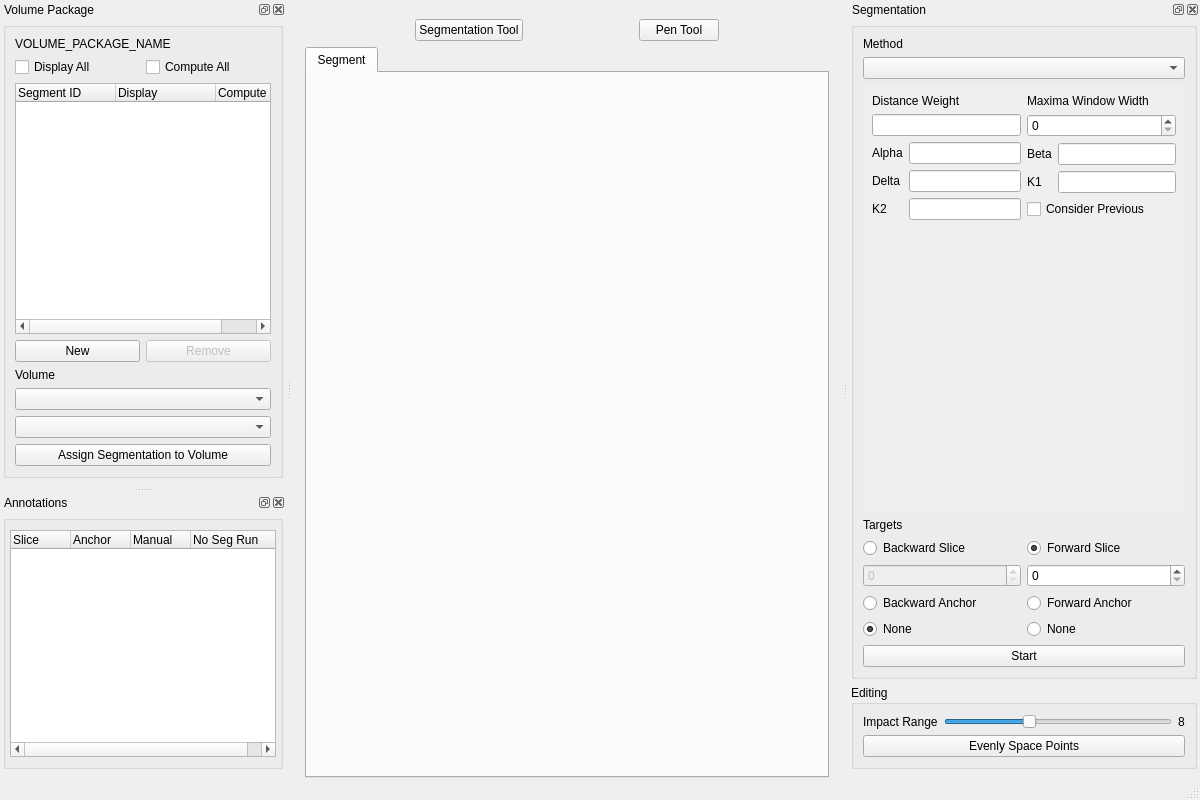
<?xml version="1.0" encoding="UTF-8"?>
<ui version="4.0">
 <class>VCMainWindow</class>
 <widget class="QMainWindow" name="VCMainWindow">
  <property name="geometry">
   <rect>
    <x>0</x>
    <y>0</y>
    <width>1200</width>
    <height>800</height>
   </rect>
  </property>
  <property name="sizePolicy">
   <sizepolicy hsizetype="Preferred" vsizetype="Preferred">
    <horstretch>0</horstretch>
    <verstretch>0</verstretch>
   </sizepolicy>
  </property>
  <property name="windowTitle">
   <string>Volume Cartographer</string>
  </property>
  <property name="dockOptions">
   <set>QMainWindow::AllowNestedDocks|QMainWindow::AllowTabbedDocks|QMainWindow::AnimatedDocks</set>
  </property>
  <widget class="QWidget" name="horizontalLayoutWidget">
   <property name="sizePolicy">
    <sizepolicy hsizetype="Expanding" vsizetype="Expanding">
     <horstretch>0</horstretch>
     <verstretch>0</verstretch>
    </sizepolicy>
   </property>
   <layout class="QVBoxLayout" name="verticalLayout_10">
    <property name="leftMargin">
     <number>4</number>
    </property>
    <property name="topMargin">
     <number>10</number>
    </property>
    <property name="rightMargin">
     <number>4</number>
    </property>
    <property name="bottomMargin">
     <number>0</number>
    </property>
    <item>
     <widget class="QWidget" name="central" native="true">
      <layout class="QVBoxLayout" name="verticalLayout_15">
       <property name="bottomMargin">
        <number>0</number>
       </property>
       <item>
        <layout class="QHBoxLayout" name="toolButtonLayout">
         <item>
          <widget class="QPushButton" name="btnSegTool">
           <property name="sizePolicy">
            <sizepolicy hsizetype="Fixed" vsizetype="Fixed">
             <horstretch>0</horstretch>
             <verstretch>0</verstretch>
            </sizepolicy>
           </property>
           <property name="text">
            <string>Segmentation Tool</string>
           </property>
           <property name="icon">
            <iconset theme="format-justify-fill">
             <normaloff>.</normaloff>.</iconset>
           </property>
           <property name="checkable">
            <bool>true</bool>
           </property>
          </widget>
         </item>
         <item>
          <widget class="QPushButton" name="btnPenTool">
           <property name="sizePolicy">
            <sizepolicy hsizetype="Fixed" vsizetype="Fixed">
             <horstretch>0</horstretch>
             <verstretch>0</verstretch>
            </sizepolicy>
           </property>
           <property name="text">
            <string>Pen Tool</string>
           </property>
           <property name="icon">
            <iconset theme="edit-find-replace">
             <normaloff>.</normaloff>.</iconset>
           </property>
           <property name="checkable">
            <bool>true</bool>
           </property>
          </widget>
         </item>
        </layout>
       </item>
       <item>
        <layout class="QVBoxLayout" name="viewerLayout">
         <item>
          <widget class="QTabWidget" name="tabWidget">
           <property name="currentIndex">
            <number>0</number>
           </property>
           <widget class="QWidget" name="tabSegment">
            <property name="sizePolicy">
             <sizepolicy hsizetype="Expanding" vsizetype="Expanding">
              <horstretch>0</horstretch>
              <verstretch>0</verstretch>
             </sizepolicy>
            </property>
            <attribute name="icon">
             <iconset theme="image-x-generic">
              <normaloff>.</normaloff>.</iconset>
            </attribute>
            <attribute name="title">
             <string>Segment</string>
            </attribute>
           </widget>
          </widget>
         </item>
        </layout>
       </item>
      </layout>
     </widget>
    </item>
   </layout>
  </widget>
  <widget class="QStatusBar" name="statusBar"/>
  <widget class="QDockWidget" name="dockWidgetVolumes">
   <property name="minimumSize">
    <size>
     <width>250</width>
     <height>53</height>
    </size>
   </property>
   <property name="floating">
    <bool>false</bool>
   </property>
   <property name="features">
    <set>QDockWidget::DockWidgetClosable|QDockWidget::DockWidgetFloatable|QDockWidget::DockWidgetMovable</set>
   </property>
   <property name="allowedAreas">
    <set>Qt::LeftDockWidgetArea|Qt::RightDockWidgetArea</set>
   </property>
   <property name="windowTitle">
    <string>Volume Package</string>
   </property>
   <attribute name="dockWidgetArea">
    <number>1</number>
   </attribute>
   <widget class="QWidget" name="dockWidgetVolumesContent">
    <layout class="QVBoxLayout" name="verticalLayout_2">
     <property name="leftMargin">
      <number>3</number>
     </property>
     <property name="topMargin">
      <number>3</number>
     </property>
     <property name="rightMargin">
      <number>3</number>
     </property>
     <property name="bottomMargin">
      <number>9</number>
     </property>
     <item>
      <layout class="QVBoxLayout" name="vLayoutMenu">
       <item>
        <widget class="QGroupBox" name="grpVolManager">
         <property name="minimumSize">
          <size>
           <width>20</width>
           <height>20</height>
          </size>
         </property>
         <property name="title">
          <string/>
         </property>
         <layout class="QVBoxLayout" name="verticalLayout_3">
          <item>
           <widget class="QLabel" name="lblVpkgName">
            <property name="minimumSize">
             <size>
              <width>100</width>
              <height>0</height>
             </size>
            </property>
            <property name="text">
             <string>VOLUME_PACKAGE_NAME</string>
            </property>
            <property name="wordWrap">
             <bool>true</bool>
            </property>
           </widget>
          </item>
          <item>
           <layout class="QHBoxLayout" name="horizontalLayout_2">
            <item>
             <widget class="QCheckBox" name="chkDisplayAll">
              <property name="text">
               <string>Display All</string>
              </property>
             </widget>
            </item>
            <item>
             <widget class="QCheckBox" name="chkComputeAll">
              <property name="text">
               <string>Compute All</string>
              </property>
             </widget>
            </item>
           </layout>
          </item>
          <item>
           <widget class="QTreeWidget" name="treeWidgetPaths">
            <property name="indentation">
             <number>0</number>
            </property>
            <attribute name="headerMinimumSectionSize">
             <number>50</number>
            </attribute>
            <attribute name="headerStretchLastSection">
             <bool>true</bool>
            </attribute>
            <column>
             <property name="text">
              <string>Segment ID</string>
             </property>
            </column>
            <column>
             <property name="text">
              <string>Display</string>
             </property>
            </column>
            <column>
             <property name="text">
              <string>Compute</string>
             </property>
            </column>
           </widget>
          </item>
          <item>
           <layout class="QHBoxLayout" name="horizontalLayout_3">
            <item>
             <widget class="QPushButton" name="btnNewPath">
              <property name="minimumSize">
               <size>
                <width>20</width>
                <height>20</height>
               </size>
              </property>
              <property name="text">
               <string>New</string>
              </property>
             </widget>
            </item>
            <item>
             <widget class="QPushButton" name="btnRemovePath">
              <property name="enabled">
               <bool>false</bool>
              </property>
              <property name="minimumSize">
               <size>
                <width>20</width>
                <height>20</height>
               </size>
              </property>
              <property name="text">
               <string>Remove</string>
              </property>
             </widget>
            </item>
           </layout>
          </item>
          <item>
           <widget class="QLabel" name="label_vol">
            <property name="text">
             <string>Volume</string>
            </property>
           </widget>
          </item>
          <item>
           <widget class="QComboBox" name="volSelect"/>
          </item>
          <item>
           <widget class="QComboBox" name="previewSelect"/>
          </item>
          <item>
           <widget class="QPushButton" name="assignVol">
            <property name="text">
             <string>Assign Segmentation to Volume</string>
            </property>
           </widget>
          </item>
         </layout>
        </widget>
       </item>
      </layout>
     </item>
    </layout>
   </widget>
  </widget>
  <widget class="QDockWidget" name="dockWidgetAnnotations">
   <property name="minimumSize">
    <size>
     <width>92</width>
     <height>130</height>
    </size>
   </property>
   <property name="floating">
    <bool>false</bool>
   </property>
   <property name="features">
    <set>QDockWidget::DockWidgetClosable|QDockWidget::DockWidgetFloatable|QDockWidget::DockWidgetMovable</set>
   </property>
   <property name="allowedAreas">
    <set>Qt::LeftDockWidgetArea|Qt::RightDockWidgetArea</set>
   </property>
   <property name="windowTitle">
    <string>Annotations</string>
   </property>
   <attribute name="dockWidgetArea">
    <number>1</number>
   </attribute>
   <widget class="QWidget" name="dockWidgetAnnotationsContent">
    <property name="enabled">
     <bool>true</bool>
    </property>
    <layout class="QVBoxLayout" name="verticalLayout_5">
     <property name="leftMargin">
      <number>3</number>
     </property>
     <property name="topMargin">
      <number>3</number>
     </property>
     <property name="rightMargin">
      <number>3</number>
     </property>
     <property name="bottomMargin">
      <number>9</number>
     </property>
     <item>
      <layout class="QVBoxLayout" name="verticalLayout">
       <item>
        <widget class="QGroupBox" name="groupBox">
         <property name="title">
          <string/>
         </property>
         <property name="flat">
          <bool>false</bool>
         </property>
         <layout class="QVBoxLayout" name="verticalLayout_6">
          <property name="leftMargin">
           <number>4</number>
          </property>
          <property name="rightMargin">
           <number>4</number>
          </property>
          <item>
           <widget class="QTreeWidget" name="treeWidgetAnnotations">
            <property name="enabled">
             <bool>true</bool>
            </property>
            <property name="editTriggers">
             <set>QAbstractItemView::NoEditTriggers</set>
            </property>
            <property name="indentation">
             <number>0</number>
            </property>
            <property name="itemsExpandable">
             <bool>true</bool>
            </property>
            <property name="sortingEnabled">
             <bool>false</bool>
            </property>
            <property name="expandsOnDoubleClick">
             <bool>true</bool>
            </property>
            <property name="columnCount">
             <number>4</number>
            </property>
            <attribute name="headerDefaultSectionSize">
             <number>60</number>
            </attribute>
            <column>
             <property name="text">
              <string>Slice</string>
             </property>
            </column>
            <column>
             <property name="text">
              <string>Anchor</string>
             </property>
            </column>
            <column>
             <property name="text">
              <string>Manual</string>
             </property>
            </column>
            <column>
             <property name="text">
              <string>No Seg Run</string>
             </property>
            </column>
           </widget>
          </item>
         </layout>
        </widget>
       </item>
      </layout>
     </item>
    </layout>
   </widget>
  </widget>
  <widget class="QDockWidget" name="dockWidgetSegmentation">
   <property name="minimumSize">
    <size>
     <width>352</width>
     <height>548</height>
    </size>
   </property>
   <property name="allowedAreas">
    <set>Qt::LeftDockWidgetArea|Qt::RightDockWidgetArea</set>
   </property>
   <property name="windowTitle">
    <string>Segmentation</string>
   </property>
   <attribute name="dockWidgetArea">
    <number>2</number>
   </attribute>
   <widget class="QWidget" name="dockWidgetSegmentationContent">
    <layout class="QVBoxLayout" name="verticalLayout_14">
     <property name="leftMargin">
      <number>3</number>
     </property>
     <property name="topMargin">
      <number>3</number>
     </property>
     <property name="rightMargin">
      <number>3</number>
     </property>
     <item>
      <widget class="QGroupBox" name="grpSeg">
       <property name="styleSheet">
        <string notr="true"/>
       </property>
       <property name="title">
        <string/>
       </property>
       <property name="flat">
        <bool>false</bool>
       </property>
       <property name="checkable">
        <bool>false</bool>
       </property>
       <layout class="QVBoxLayout" name="verticalLayout_4">
        <property name="leftMargin">
         <number>9</number>
        </property>
        <item>
         <widget class="QLabel" name="segMethodLabel">
          <property name="text">
           <string>Method</string>
          </property>
         </widget>
        </item>
        <item>
         <widget class="QComboBox" name="cmbSegMethods"/>
        </item>
        <item>
         <widget class="QScrollArea" name="scrollArea">
          <property name="sizePolicy">
           <sizepolicy hsizetype="Expanding" vsizetype="Expanding">
            <horstretch>0</horstretch>
            <verstretch>0</verstretch>
           </sizepolicy>
          </property>
          <property name="frameShape">
           <enum>QFrame::Panel</enum>
          </property>
          <property name="frameShadow">
           <enum>QFrame::Plain</enum>
          </property>
          <property name="lineWidth">
           <number>0</number>
          </property>
          <property name="widgetResizable">
           <bool>true</bool>
          </property>
          <widget class="QWidget" name="scrollAreaWidgetContent">
           <property name="geometry">
            <rect>
             <x>0</x>
             <y>0</y>
             <width>396</width>
             <height>389</height>
            </rect>
           </property>
           <property name="layoutDirection">
            <enum>Qt::LeftToRight</enum>
           </property>
           <property name="autoFillBackground">
            <bool>true</bool>
           </property>
           <layout class="QVBoxLayout" name="verticalLayout_12">
            <property name="spacing">
             <number>0</number>
            </property>
            <property name="leftMargin">
             <number>0</number>
            </property>
            <property name="topMargin">
             <number>0</number>
            </property>
            <property name="rightMargin">
             <number>0</number>
            </property>
            <property name="bottomMargin">
             <number>0</number>
            </property>
            <item>
             <widget class="QStackedWidget" name="segParamsStack">
              <property name="sizePolicy">
               <sizepolicy hsizetype="Minimum" vsizetype="Minimum">
                <horstretch>0</horstretch>
                <verstretch>0</verstretch>
               </sizepolicy>
              </property>
              <widget class="QWidget" name="lrpsParams">
               <layout class="QHBoxLayout" name="lrpsParamsLayout">
                <item>
                 <layout class="QFormLayout" name="formLayout">
                  <item row="2" column="0">
                   <widget class="QLabel" name="label_3">
                    <property name="text">
                     <string>Alpha</string>
                    </property>
                   </widget>
                  </item>
                  <item row="1" column="0" colspan="2">
                   <widget class="QLineEdit" name="edtDistanceWeightVal"/>
                  </item>
                  <item row="0" column="0" colspan="2">
                   <widget class="QLabel" name="label_6">
                    <property name="text">
                     <string>Distance Weight</string>
                    </property>
                   </widget>
                  </item>
                  <item row="2" column="1">
                   <widget class="QLineEdit" name="edtAlphaVal"/>
                  </item>
                  <item row="3" column="1">
                   <widget class="QLineEdit" name="edtDeltaVal"/>
                  </item>
                  <item row="3" column="0">
                   <widget class="QLabel" name="label_4">
                    <property name="text">
                     <string>Delta</string>
                    </property>
                   </widget>
                  </item>
                  <item row="4" column="0">
                   <widget class="QLabel" name="label_11">
                    <property name="text">
                     <string>K2</string>
                    </property>
                   </widget>
                  </item>
                  <item row="4" column="1">
                   <widget class="QLineEdit" name="edtK2Val"/>
                  </item>
                 </layout>
                </item>
                <item>
                 <layout class="QFormLayout" name="formLayout_2">
                  <item row="2" column="0">
                   <widget class="QLabel" name="label_2">
                    <property name="text">
                     <string>Beta</string>
                    </property>
                   </widget>
                  </item>
                  <item row="1" column="0" colspan="2">
                   <widget class="QSpinBox" name="edtWindowWidthVal"/>
                  </item>
                  <item row="0" column="0" colspan="2">
                   <widget class="QLabel" name="label_7">
                    <property name="text">
                     <string>Maxima Window Width</string>
                    </property>
                   </widget>
                  </item>
                  <item row="2" column="1">
                   <widget class="QLineEdit" name="edtBetaVal"/>
                  </item>
                  <item row="3" column="1">
                   <widget class="QLineEdit" name="edtK1Val"/>
                  </item>
                  <item row="3" column="0">
                   <widget class="QLabel" name="label_10">
                    <property name="text">
                     <string>K1</string>
                    </property>
                   </widget>
                  </item>
                  <item row="4" column="0" colspan="2">
                   <widget class="QCheckBox" name="includeMiddleOpt">
                    <property name="text">
                     <string>Consider Previous</string>
                    </property>
                   </widget>
                  </item>
                 </layout>
                </item>
               </layout>
              </widget>
             </widget>
            </item>
           </layout>
          </widget>
         </widget>
        </item>
        <item>
         <widget class="QLabel" name="label_5">
          <property name="text">
           <string>Targets</string>
          </property>
         </widget>
        </item>
        <item>
         <layout class="QHBoxLayout" name="startEndLayout" stretch="1,1">
          <property name="spacing">
           <number>6</number>
          </property>
          <item>
           <layout class="QVBoxLayout" name="verticalLayout_9">
            <item>
             <widget class="QRadioButton" name="radioBackwardSlice">
              <property name="text">
               <string>Backward Slice</string>
              </property>
              <attribute name="buttonGroup">
               <string notr="true">buttonGroupBackward</string>
              </attribute>
             </widget>
            </item>
            <item>
             <widget class="QSpinBox" name="spinBackwardSlice">
              <property name="enabled">
               <bool>false</bool>
              </property>
             </widget>
            </item>
            <item>
             <widget class="QRadioButton" name="radioBackwardAnchor">
              <property name="text">
               <string>Backward Anchor</string>
              </property>
              <attribute name="buttonGroup">
               <string notr="true">buttonGroupBackward</string>
              </attribute>
             </widget>
            </item>
            <item>
             <widget class="QRadioButton" name="radioBackwardNoRun">
              <property name="text">
               <string>None</string>
              </property>
              <property name="checked">
               <bool>true</bool>
              </property>
              <attribute name="buttonGroup">
               <string notr="true">buttonGroupBackward</string>
              </attribute>
             </widget>
            </item>
           </layout>
          </item>
          <item>
           <layout class="QVBoxLayout" name="verticalLayout_8">
            <item>
             <widget class="QRadioButton" name="radioForwardSlice">
              <property name="text">
               <string>Forward Slice</string>
              </property>
              <property name="checked">
               <bool>true</bool>
              </property>
              <attribute name="buttonGroup">
               <string notr="true">buttonGroupForward</string>
              </attribute>
             </widget>
            </item>
            <item>
             <widget class="QSpinBox" name="spinForwardSlice"/>
            </item>
            <item>
             <widget class="QRadioButton" name="radioForwardAnchor">
              <property name="text">
               <string>Forward Anchor</string>
              </property>
              <attribute name="buttonGroup">
               <string notr="true">buttonGroupForward</string>
              </attribute>
             </widget>
            </item>
            <item>
             <widget class="QRadioButton" name="radioForwardNoRun">
              <property name="text">
               <string>None</string>
              </property>
              <attribute name="buttonGroup">
               <string notr="true">buttonGroupForward</string>
              </attribute>
             </widget>
            </item>
           </layout>
          </item>
         </layout>
        </item>
        <item>
         <widget class="QPushButton" name="btnStartSeg">
          <property name="text">
           <string>Start</string>
          </property>
         </widget>
        </item>
       </layout>
      </widget>
     </item>
     <item>
      <widget class="QGroupBox" name="grpEditing">
       <property name="title">
        <string>Editing</string>
       </property>
       <layout class="QVBoxLayout" name="verticalLayout_11">
        <item>
         <layout class="QHBoxLayout" name="horizontalLayout">
          <item>
           <widget class="QLabel" name="label">
            <property name="text">
             <string>Impact Range</string>
            </property>
           </widget>
          </item>
          <item>
           <widget class="QSlider" name="sldImpactRange">
            <property name="minimum">
             <number>1</number>
            </property>
            <property name="maximum">
             <number>20</number>
            </property>
            <property name="value">
             <number>8</number>
            </property>
            <property name="orientation">
             <enum>Qt::Horizontal</enum>
            </property>
           </widget>
          </item>
          <item>
           <widget class="QLabel" name="labImpactRange">
            <property name="text">
             <string>8</string>
            </property>
           </widget>
          </item>
         </layout>
        </item>
        <item>
         <widget class="QPushButton" name="btnEvenlySpacePoints">
          <property name="text">
           <string>Evenly Space Points</string>
          </property>
         </widget>
        </item>
       </layout>
      </widget>
     </item>
    </layout>
   </widget>
  </widget>
  <action name="actionOpen">
   <property name="text">
    <string>Open</string>
   </property>
  </action>
 </widget>
 <resources/>
 <connections/>
 <buttongroups>
  <buttongroup name="buttonGroupBackward"/>
  <buttongroup name="buttonGroupForward"/>
 </buttongroups>
</ui>
